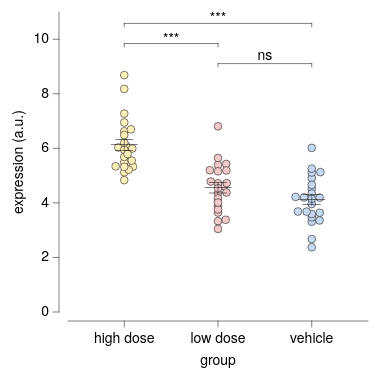

This figure's Vega-Lite source:
### Vega-Lite specification from a JSON file in a GitHub repository (floating-point values rounded to 4 significant figures)
{"background": null, "config": {"arc": {"fill": "#DBDBDB", "fillOpacity": 1.0, "innerRadius": 37.5, "padAngle": 0.03, "stroke": "black", "strokeOpacity": 1, "strokeWidth": 0.25}, "area": {"fill": "#DBDBDB", "fillOpacity": 1.0, "stroke": "black", "strokeOpacity": 1, "strokeWidth": 0.25}, "axis": {"domain": true, "domainCap": "round", "domainColor": "black", "domainWidth": 0.25, "grid": false, "gridCap": "round", "gridColor": "#F1F1F1", "gridDash": [0, 0], "gridOpacity": 1.0, "gridWidth": 0.25, "labelColor": "black", "labelFont": "Helvetica Neue", "labelFontSize": 7, "labelFontStyle": "normal", "labelFontWeight": 400, "offset": 4.5, "ticks": true, "tickCap": "round", "tickColor": "black", "tickRound": false, "tickSize": 3, "tickWidth": 0.25, "titleColor": "black", "titleFont": "Helvetica Neue", "titleFontSize": 7, "titleFontStyle": "normal", "titleFontWeight": 400}, "axisX": {"domain": true, "labelAlign": "center", "labelAngle": 0, "labels": true, "ticks": true, "translate": 0}, "axisY": {"domain": true, "labelAlign": "right", "labelAngle": 0, "labels": true, "ticks": true, "translate": 0}, "axisRight": {"domain": true, "labelAlign": "left", "labelAngle": 0, "labels": true, "ticks": true, "translate": 0}, "axisTop": {"domain": true, "labelAlign": "center", "labelAngle": 0, "labels": true, "ticks": true, "translate": 0}, "axisBand": {"tickOffset": 0}, "bar": {"fill": "#DBDBDB", "fillOpacity": 1.0, "stroke": "black", "strokeOpacity": 1, "strokeWidth": 0.25}, "boxplot": {"size": 13.5, "ticks": {"cornerRadius": 0.25, "fill": "black", "opacity": 1, "size": 6.75, "thickness": 0.25}, "box": {"fillOpacity": 1.0, "stroke": "black", "strokeOpacity": 1, "strokeWidth": 0.25}, "median": {"cornerRadius": 0, "fill": "black", "fillOpacity": 1.0, "opacity": 1, "size": 13.5, "thickness": 0.25}, "rule": {"fill": "black", "fillOpacity": 1.0, "size": 15.0, "stroke": "black", "strokeDash": [0, 0], "strokeOpacity": 1, "strokeWidth": 0.25}, "outliers": {"color": "black", "fill": "black", "fillOpacity": 1.0, "size": 0, "stroke": "black", "strokeOpacity": 1, "strokeWidth": 0.25}}, "circle": {"fill": "black", "fillOpacity": 1.0, "size": 0.75, "stroke": null, "strokeOpacity": 1, "strokeWidth": 0.25}, "errorband": {"band": {"fillOpacity": 0.6, "stroke": null, "strokeWidth": 0.25, "strokeOpacity": 1}, "borders": {"opacity": 0, "strokeOpacity": 0.25, "strokeWidth": 1}}, "errorbar": {"opacity": 1, "rule": {"strokeDash": [0, 0], "strokeWidth": 0.25}, "ticks": {"color": "black", "cornerRadius": 0.125, "opacity": 1, "size": 9.0, "thickness": 0.25}, "thickness": 0.25}, "font": "Helvetica Neue", "geoshape": {"fill": "#DBDBDB", "fillOpacity": 1.0, "stroke": "black", "strokeOpacity": 1, "strokeWidth": 0.25}, "header": {"labelColor": "black", "labelFont": "Helvetica Neue", "labelFontSize": 7, "labelFontStyle": "normal", "labelFontWeight": 400, "titleColor": "black", "titleFont": "Helvetica Neue", "titleFontSize": 7, "titleFontStyle": "normal", "titleFontWeight": 400, "titlePadding": 0}, "legend": {"disable": false, "offset": 4.5, "titlePadding": 4, "labelOffset": 2, "gradientLabelOffset": 2, "gradientLength": 75.0, "gradientThickness": 7.5, "gradientOpacity": 1.0, "gradientStrokeColor": "black", "gradientStrokeWidth": 0.25, "labelColor": "black", "labelFont": "Helvetica Neue", "labelFontSize": 7, "labelFontStyle": "normal", "labelFontWeight": 400, "strokeColor": "black", "strokeWidth": 0, "symbolSize": 42, "symbolStrokeColor": "black", "symbolStrokeWidth": 0.25, "titleColor": "black", "titleFont": "Helvetica Neue", "titleFontSize": 7, "titleFontStyle": "normal", "titleFontWeight": 400}, "line": {"color": "black", "stroke": "black", "strokeCap": "round", "strokeDash": [0, 0], "strokeOpacity": 1, "strokeWidth": 0.375}, "point": {"filled": true, "fill": "#DBDBDB", "fillOpacity": 1.0, "size": 7.5, "stroke": "black", "strokeOpacity": 1, "strokeWidth": 0.25}, "range": {"category": ["#C6D9F1", "#F1C9CB", "#FEF0B9", "#CEE37A", "#7AA8E0", "#E589A3", "#FDDD5D", "#68B961", "#4177B1", "#C35082", "#E5C227", "#438156"], "diverging": {"scheme": ["#C35082", "#CE6D94", "#D989A7", "#E2A4BA", "#EABFCE", "#F1DBE2", "#F6F6F6", "#D7E0EB", "#B9CBE0", "#9BB6D5", "#7DA1C9", "#5F8CBD", "#4177B1"]}, "heatmap": {"scheme": ["#32022B", "#43044D", "#4C196E", "#4D338C", "#484DA6", "#3A68BB", "#1D83CA", "#1D9CCB", "#23B5C9", "#28CDC5", "#4DE0B4", "#91EE9F"]}, "ordinal": {"scheme": ["#F1F1F1", "#DBDBDB", "#C6C6C6", "#B2B2B2", "#9D9D9D", "#898989", "#767676", "#636363", "#515151", "#404040", "#2F2F2F", "#1F1F1F"]}, "ramp": {"scheme": ["#32022B", "#43044D", "#4C196E", "#4D338C", "#484DA6", "#3A68BB", "#1D83CA", "#1D9CCB", "#23B5C9", "#28CDC5", "#4DE0B4", "#91EE9F"]}}, "rule": {"color": "black", "stroke": "black", "strokeCap": "round", "strokeDash": [2, 2], "strokeOpacity": 1, "strokeWidth": 0.25}, "scale": {"bandPaddingInner": 0.1, "bandPaddingOuter": 0.1, "round": false}, "rect": {"fill": "#DBDBDB", "fillOpacity": 1.0, "stroke": "black", "strokeOpacity": 1, "strokeWidth": 0.25}, "square": {"fill": "#DBDBDB", "fillOpacity": 1.0, "size": 15.0, "stroke": "black", "strokeOpacity": 1, "strokeWidth": 0.25}, "text": {"color": "black", "font": "Helvetica Neue", "fontSize": 7, "fontStyle": "normal", "fontWeight": 400}, "tick": {"color": "black", "cornerRadius": 0.125, "opacity": 1.0, "size": 13.5, "thickness": 0.25}, "title": {"anchor": "middle", "frame": "group", "color": "black", "font": "Helvetica Neue", "fontSize": 7, "fontStyle": "normal", "fontWeight": 400, "subtitleColor": "black", "subtitleFont": "Helvetica Neue", "subtitleFontSize": "Helvetica Neue", "subtitleFontStyle": "normal", "subtitleFontWeight": 400}, "trail": {"color": "black", "opacity": 1, "size": 0.375}, "view": {"continuousWidth": 150, "continuousHeight": 150, "discreteWidth": 150, "discreteHeight": 150, "fill": null, "stroke": null, "strokeWidth": 0.25}}, "layer": [{"data": {"name": "data-3a4329221f0690256db0e8c4ffd5592d"}, "mark": {"type": "circle", "opacity": 1.0, "size": 15.0, "stroke": "black", "strokeOpacity": 1, "strokeWidth": 0.25}, "encoding": {"color": {"field": "group", "legend": null, "sort": ["vehicle", "low dose", "high dose"], "title": null, "type": "nominal"}, "x": {"axis": {}, "field": "group", "sort": ["vehicle", "low dose", "high dose"], "title": "group", "type": "nominal"}, "xOffset": {"field": "beeswarm_x", "scale": {"domain": [-8.09, 8.09], "range": [10.66, 26.84]}, "type": "quantitative"}, "y": {"field": "expr", "title": "expression (a.u.)", "type": "quantitative"}}}, {"data": {"name": "data-8760c3c47ed2be55f7a1dc1a4516e5aa"}, "mark": {"type": "errorbar"}, "encoding": {"x": {"axis": {}, "field": "group", "sort": ["vehicle", "low dose", "high dose"], "title": "group", "type": "nominal"}, "y": {"field": "__mean", "title": "expression (a.u.)", "type": "quantitative"}, "yError": {"field": "__error"}}}, {"data": {"name": "data-8760c3c47ed2be55f7a1dc1a4516e5aa"}, "mark": {"type": "tick"}, "encoding": {"x": {"axis": {}, "field": "group", "sort": ["vehicle", "low dose", "high dose"], "title": "group", "type": "nominal"}, "y": {"field": "__mean", "title": "expression (a.u.)", "type": "quantitative"}}}, {"layer": [{"layer": [{"data": {"values": [{"x": "vehicle", "x2": "low dose", "y": 9.108, "__dysonsphere__": 1}]}, "mark": {"type": "rule", "strokeCap": "round", "strokeDash": [0, 0], "strokeWidth": 0.25}, "encoding": {"x": {"field": "x", "type": "nominal"}, "x2": {"field": "x2"}, "y": {"field": "y", "type": "quantitative"}}}, {"data": {"values": [{"x": "vehicle", "y": 9.108, "y2": 8.981, "__dysonsphere__": 1}]}, "mark": {"type": "rule", "strokeCap": "round", "strokeDash": [0, 0], "strokeWidth": 0.25}, "encoding": {"x": {"field": "x", "type": "nominal"}, "y": {"field": "y", "type": "quantitative"}, "y2": {"field": "y2"}}}, {"data": {"values": [{"x": "low dose", "y": 9.108, "y2": 8.981, "__dysonsphere__": 1}]}, "mark": {"type": "rule", "strokeCap": "round", "strokeDash": [0, 0], "strokeWidth": 0.25}, "encoding": {"x": {"field": "x", "type": "nominal"}, "y": {"field": "y", "type": "quantitative"}, "y2": {"field": "y2"}}}, {"data": {"values": [{"y": 9.108, "label": "ns", "__dysonsphere__": 1}]}, "mark": {"type": "text", "align": "center", "dy": -4, "fontSize": 7}, "encoding": {"text": {"field": "label", "type": "nominal"}, "x": {"value": 98.44}, "y": {"field": "y", "type": "quantitative"}}}]}, {"layer": [{"data": {"values": [{"x": "low dose", "x2": "high dose", "y": 9.844, "__dysonsphere__": 1}]}, "mark": {"type": "rule", "strokeCap": "round", "strokeDash": [0, 0], "strokeWidth": 0.25}, "encoding": {"x": {"field": "x", "type": "nominal"}, "x2": {"field": "x2"}, "y": {"field": "y", "type": "quantitative"}}}, {"data": {"values": [{"x": "low dose", "y": 9.844, "y2": 9.718, "__dysonsphere__": 1}]}, "mark": {"type": "rule", "strokeCap": "round", "strokeDash": [0, 0], "strokeWidth": 0.25}, "encoding": {"x": {"field": "x", "type": "nominal"}, "y": {"field": "y", "type": "quantitative"}, "y2": {"field": "y2"}}}, {"data": {"values": [{"x": "high dose", "y": 9.844, "y2": 9.718, "__dysonsphere__": 1}]}, "mark": {"type": "rule", "strokeCap": "round", "strokeDash": [0, 0], "strokeWidth": 0.25}, "encoding": {"x": {"field": "x", "type": "nominal"}, "y": {"field": "y", "type": "quantitative"}, "y2": {"field": "y2"}}}, {"data": {"values": [{"y": 9.844, "label": "***", "__dysonsphere__": 1}]}, "mark": {"type": "text", "align": "center", "dy": -2, "fontSize": 7}, "encoding": {"text": {"field": "label", "type": "nominal"}, "x": {"value": 51.56}, "y": {"field": "y", "type": "quantitative"}}}]}, {"layer": [{"data": {"values": [{"x": "vehicle", "x2": "high dose", "y": 10.58, "__dysonsphere__": 1}]}, "mark": {"type": "rule", "strokeCap": "round", "strokeDash": [0, 0], "strokeWidth": 0.25}, "encoding": {"x": {"field": "x", "type": "nominal"}, "x2": {"field": "x2"}, "y": {"field": "y", "type": "quantitative"}}}, {"data": {"values": [{"x": "vehicle", "y": 10.58, "y2": 10.45, "__dysonsphere__": 1}]}, "mark": {"type": "rule", "strokeCap": "round", "strokeDash": [0, 0], "strokeWidth": 0.25}, "encoding": {"x": {"field": "x", "type": "nominal"}, "y": {"field": "y", "type": "quantitative"}, "y2": {"field": "y2"}}}, {"data": {"values": [{"x": "high dose", "y": 10.58, "y2": 10.45, "__dysonsphere__": 1}]}, "mark": {"type": "rule", "strokeCap": "round", "strokeDash": [0, 0], "strokeWidth": 0.25}, "encoding": {"x": {"field": "x", "type": "nominal"}, "y": {"field": "y", "type": "quantitative"}, "y2": {"field": "y2"}}}, {"data": {"values": [{"y": 10.58, "label": "***", "__dysonsphere__": 1}]}, "mark": {"type": "text", "align": "center", "dy": -2, "fontSize": 7}, "encoding": {"text": {"field": "label", "type": "nominal"}, "x": {"value": 75.0}, "y": {"field": "y", "type": "quantitative"}}}]}], "name": "__dysonsphere_b3ca5ae4c7f522de_1"}], "$schema": "https://vega.github.io/schema/vega-lite/v6.4.1.json", "datasets": {"data-3a4329221f0690256db0e8c4ffd5592d": [{"group": "vehicle", "expr": 3.358, "beeswarm_x": 3.905}, {"group": "vehicle", "expr": 4.194, "beeswarm_x": 3.948}, {"group": "vehicle", "expr": 2.675, "beeswarm_x": 0.0}, {"group": "vehicle", "expr": 4.525, "beeswarm_x": 0.0}, {"group": "vehicle", "expr": 4.915, "beeswarm_x": 0.0}, {"group": "vehicle", "expr": 3.638, "beeswarm_x": 3.997}, {"group": "vehicle", "expr": 4.344, "beeswarm_x": 0.0}, {"group": "vehicle", "expr": 4.201, "beeswarm_x": -3.81}, {"group": "vehicle", "expr": 3.685, "beeswarm_x": -6.911}, {"group": "vehicle", "expr": 3.31, "beeswarm_x": 0.0}, {"group": "vehicle", "expr": 2.374, "beeswarm_x": 0.0}, {"group": "vehicle", "expr": 5.128, "beeswarm_x": 4.33}, {"group": "vehicle", "expr": 3.962, "beeswarm_x": 0.0}, {"group": "vehicle", "expr": 6.018, "beeswarm_x": 0.0}, {"group": "vehicle", "expr": 4.661, "beeswarm_x": 0.0}, {"group": "vehicle", "expr": 4.222, "beeswarm_x": -8.09}, {"group": "vehicle", "expr": 3.474, "beeswarm_x": 0.0}, {"group": "vehicle", "expr": 5.114, "beeswarm_x": 0.0}, {"group": "vehicle", "expr": 3.595, "beeswarm_x": 0.0}, {"group": "vehicle", "expr": 5.256, "beeswarm_x": 0.0}, {"group": "vehicle", "expr": 3.681, "beeswarm_x": -2.543}, {"group": "vehicle", "expr": 4.149, "beeswarm_x": 0.0}, {"group": "low dose", "expr": 3.33, "beeswarm_x": 0.0}, {"group": "low dose", "expr": 6.809, "beeswarm_x": 0.0}, {"group": "low dose", "expr": 4.615, "beeswarm_x": 2.979}, {"group": "low dose", "expr": 4.353, "beeswarm_x": 0.0}, {"group": "low dose", "expr": 5.43, "beeswarm_x": 4.085}, {"group": "low dose", "expr": 3.898, "beeswarm_x": 0.0}, {"group": "low dose", "expr": 5.391, "beeswarm_x": 0.0}, {"group": "low dose", "expr": 3.646, "beeswarm_x": 0.0}, {"group": "low dose", "expr": 5.191, "beeswarm_x": 4.177}, {"group": "low dose", "expr": 3.76, "beeswarm_x": 0.0}, {"group": "low dose", "expr": 3.047, "beeswarm_x": 0.0}, {"group": "low dose", "expr": 4.166, "beeswarm_x": 0.0}, {"group": "low dose", "expr": 3.382, "beeswarm_x": 3.828}, {"group": "low dose", "expr": 5.198, "beeswarm_x": -4.077}, {"group": "low dose", "expr": 4.72, "beeswarm_x": 0.0}, {"group": "low dose", "expr": 5.159, "beeswarm_x": 0.0}, {"group": "low dose", "expr": 4.782, "beeswarm_x": -3.585}, {"group": "low dose", "expr": 4.382, "beeswarm_x": 4.224}, {"group": "low dose", "expr": 4.725, "beeswarm_x": 4.364}, {"group": "low dose", "expr": 5.647, "beeswarm_x": 0.0}, {"group": "low dose", "expr": 4.535, "beeswarm_x": 0.0}, {"group": "low dose", "expr": 4.014, "beeswarm_x": 0.0}, {"group": "high dose", "expr": 5.33, "beeswarm_x": 4.359}, {"group": "high dose", "expr": 6.078, "beeswarm_x": 1.025}, {"group": "high dose", "expr": 5.55, "beeswarm_x": 3.761}, {"group": "high dose", "expr": 8.181, "beeswarm_x": 0.0}, {"group": "high dose", "expr": 5.121, "beeswarm_x": 0.0}, {"group": "high dose", "expr": 5.218, "beeswarm_x": 2.2}, {"group": "high dose", "expr": 5.994, "beeswarm_x": 4.005}, {"group": "high dose", "expr": 6.95, "beeswarm_x": 0.0}, {"group": "high dose", "expr": 6.032, "beeswarm_x": -2.955}, {"group": "high dose", "expr": 5.342, "beeswarm_x": -4.3}, {"group": "high dose", "expr": 5.493, "beeswarm_x": 0.0}, {"group": "high dose", "expr": 5.949, "beeswarm_x": 0.0}, {"group": "high dose", "expr": 7.273, "beeswarm_x": 0.0}, {"group": "high dose", "expr": 5.322, "beeswarm_x": 0.0}, {"group": "high dose", "expr": 6.209, "beeswarm_x": 0.0}, {"group": "high dose", "expr": 5.687, "beeswarm_x": 0.0}, {"group": "high dose", "expr": 6.625, "beeswarm_x": 0.0}, {"group": "high dose", "expr": 6.697, "beeswarm_x": 3.335}, {"group": "high dose", "expr": 4.835, "beeswarm_x": 0.0}, {"group": "high dose", "expr": 8.687, "beeswarm_x": 0.0}, {"group": "high dose", "expr": 6.49, "beeswarm_x": 0.0}, {"group": "high dose", "expr": 5.791, "beeswarm_x": 1.669}], "data-8760c3c47ed2be55f7a1dc1a4516e5aa": [{"group": "vehicle", "__mean": 4.113, "__error": 0.1847, "__dysonsphere__": 1}, {"group": "low dose", "__mean": 4.554, "__error": 0.1895, "__dysonsphere__": 1}, {"group": "high dose", "__mean": 6.13, "__error": 0.208, "__dysonsphere__": 1}]}}
